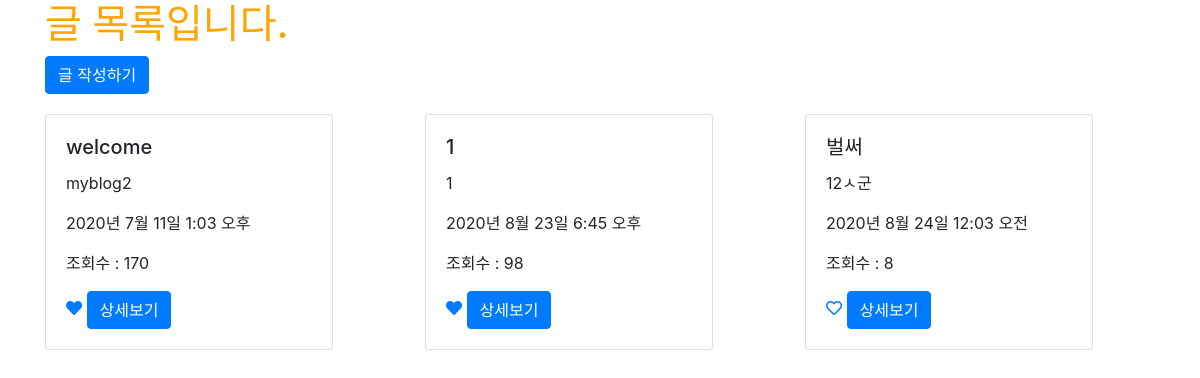
Page /posts/ (signed in) on the earlier database version.
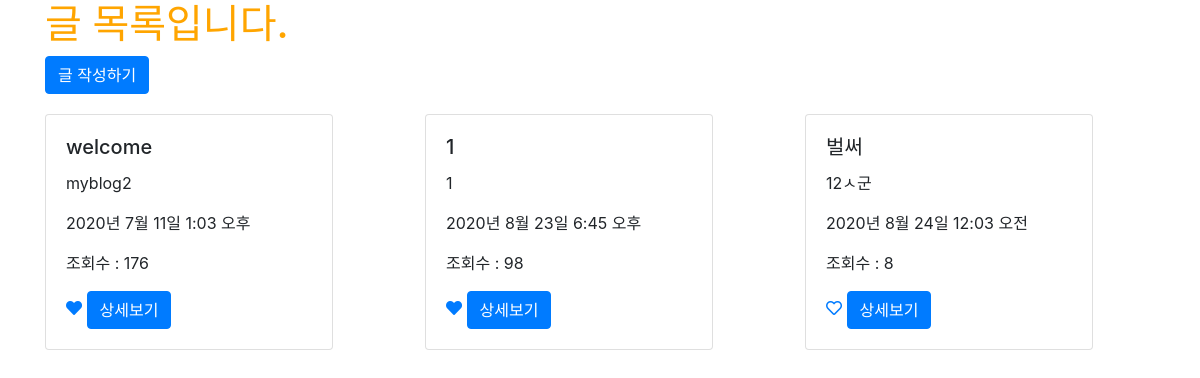
Same page on the later database version.
### posts/models.py (models this page shows, shortened)
class Post(models.Model):
    title = models.CharField(max_length=50, null=False)
    content = models.TextField()
    view_count = models.IntegerField(default=0)
    created_at = models.DateTimeField(auto_now_add=True)
    updated_at = models.DateTimeField(auto_now = True)
    image = models.ImageField(upload_to='images/', null=True)
    user = models.ForeignKey(User, on_delete = models.CASCADE, null=True)
    like_user_set = models.ManyToManyField(User, blank=True, related_name='like_user_set', through='Like')

### posts/views.py (the view)
# urls.py: path('', main, name="main"),
def main(request):
    posts = Post.objects.all()
    return render(request, 'posts/main.html', {'posts': posts})

### posts/templates/posts/main.html
{% extends 'base.html' %}
{% load static %}
{% block content %}
    {% if user.is_authenticated %}
        <div class="container">
            <h1>글 목록입니다.</h1>
            <a href="{% url 'posts:new' %}" class="btn btn-primary">글 작성하기</a>
            <div class="row">
            {% for post in posts %}
                <div class="col-md-4 col-12">
                    <div class="card" style="width: 18rem; margin-top: 20px;">
                        <div class="card-body">
                            <h5 class="card-title">{{ post.title }}</h5>
                            <p class="card-text">{{ post.content }}</p>
                            <p>{{ post.created_at }}</p>
                            <p>조회수 : {{ post.view_count }}</p>
                            <a href="{% url 'posts:post_like' post.id %}">
                                {% if user in post.like_user_set.all %}
                                    <i class="fas fa-heart"></i>
                                {% else %}
                                    <i class="far fa-heart"></i>
                                {% endif %}
                            </a>
                            <a href="{% url 'posts:show' post.pk %}" class="btn btn-primary">상세보기</a>
                        </div>
                    </div>
                </div>
            {% endfor %}
            </div>
        </div>
    {% else %}
        <h3> 로그인 이후 이용 가능합니다.</h3>
        <a href="{% url 'account_login' %}" class="btn btn-warning"> 로그인</a>
        <a href="{% url 'account_signup' %}" class="btn btn-warning"> 회원가입</a>
    {% endif %}
{% endblock %}

Differences in the rows shown:
changed Post "welcome": view_count "170" → "176"
